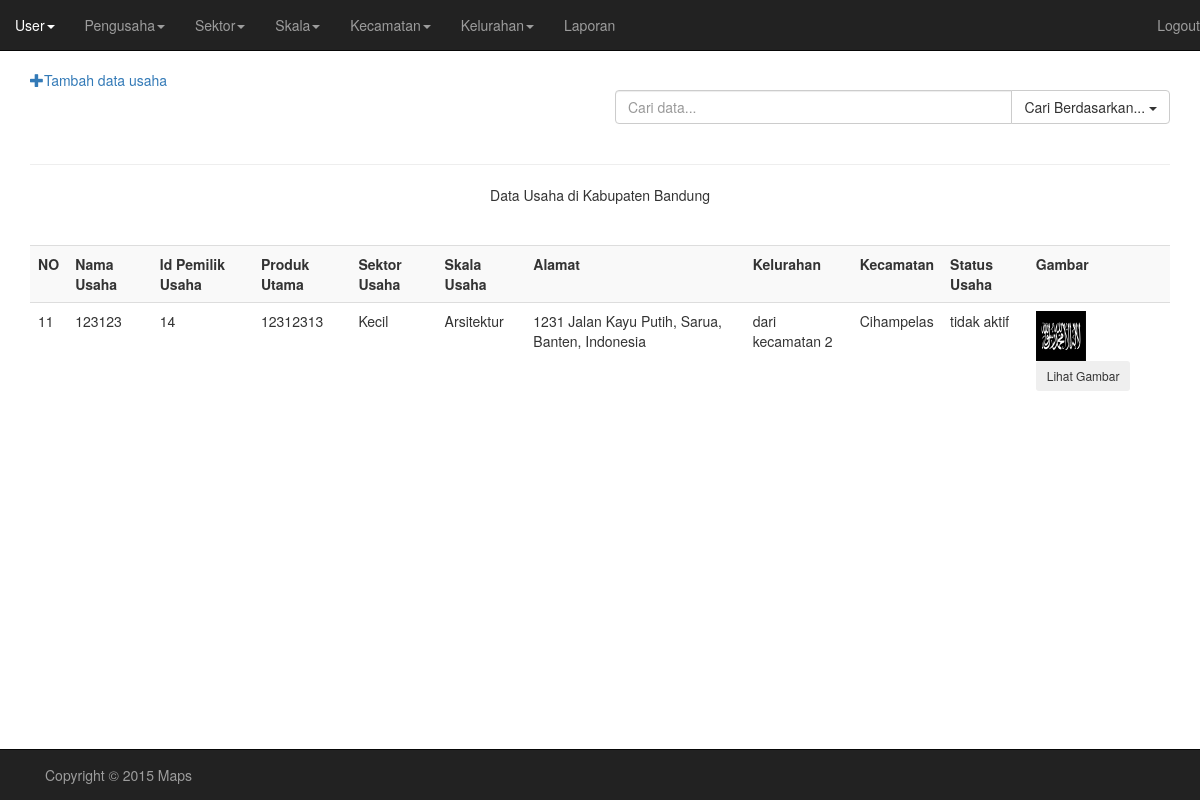
/Program/pengusaha/tampilUsahaBandung.php (signed in), run on the app's committed database.
### tables this page shows
CREATE TABLE IF NOT EXISTS `usaha` (
  `id_usaha` int(11) NOT NULL AUTO_INCREMENT,
  `nama_usaha` varchar(30) NOT NULL,
  `id_pengusaha` int(11) NOT NULL,
  `produk_utama` varchar(30) NOT NULL,
  `alamat_usaha` varchar(50) NOT NULL,
  `id_kelurahan` int(11) NOT NULL,
  `id_kecamatan` int(11) NOT NULL,
  `telp` varchar(13) NOT NULL,
  `lat` varchar(25) NOT NULL,
  `lng` varchar(25) NOT NULL,
  `peta_usaha` varchar(30) DEFAULT NULL,
  `id_skala` int(11) NOT NULL,
  `id_sektor` int(11) NOT NULL,
  `gambar1` varchar(40) NOT NULL,
  `gambar2` varchar(40) DEFAULT NULL,
  `gambar3` varchar(40) DEFAULT NULL,
  `gambar4` varchar(40) DEFAULT NULL,
  `gambar5` varchar(40) DEFAULT NULL,
  `status_usaha` varchar(12) NOT NULL DEFAULT 'tidak aktif',
  PRIMARY KEY (`id_usaha`),
  KEY `kecamatan` (`id_kecamatan`),
  KEY `kecamatan_2` (`id_kecamatan`),
  KEY `id_pengusaha` (`id_pengusaha`),
  KEY `id_desa` (`id_kelurahan`),
  KEY `id_skala` (`id_skala`),
  KEY `id_sektor` (`id_sektor`)
);

CREATE TABLE IF NOT EXISTS `skala_usaha` (
  `id_skala` int(11) NOT NULL AUTO_INCREMENT,
  `skala` varchar(10) NOT NULL,
  PRIMARY KEY (`id_skala`)
);

CREATE TABLE IF NOT EXISTS `sektor_usaha` (
  `id_sektor` int(11) NOT NULL AUTO_INCREMENT,
  `sektor` varchar(30) NOT NULL,
  PRIMARY KEY (`id_sektor`)
);

CREATE TABLE IF NOT EXISTS `kelurahan` (
  `id_kelurahan` int(11) NOT NULL AUTO_INCREMENT,
  `nama_kelurahan` varchar(20) NOT NULL,
  `id_kecamatan` int(11) NOT NULL,
  `lat` varchar(25) NOT NULL,
  `lng` varchar(25) NOT NULL,
  PRIMARY KEY (`id_kelurahan`),
  KEY `id_kecamatan` (`id_kecamatan`)
);

CREATE TABLE IF NOT EXISTS `kecamatan` (
  `id_kecamatan` int(11) NOT NULL AUTO_INCREMENT,
  `nama_kecamatan` varchar(20) NOT NULL,
  `lat` varchar(50) NOT NULL,
  `lng` varchar(50) NOT NULL,
  PRIMARY KEY (`id_kecamatan`)
);

### Program/pengusaha/tampilUsahaBandung.php (the view, shortened to what this page needs)
<!doctype html>
<html>
<head>
    <link href="../css/bootstrap.css" rel="stylesheet">
    <link href="../css/custom.css" rel="stylesheet">
</head>
<body>
<div class="container">
    <?php
        if(isset ($_SESSION['myusername'])){
	$sql_usaha = "SELECT u.*,kel.nama_kelurahan,kec.nama_kecamatan,sek.sektor,ska.skala
				 FROM usaha u join kelurahan kel on u.id_kelurahan=kel.id_kelurahan
										join kecamatan kec on u.id_kecamatan=kec.id_kecamatan
										join skala_usaha ska on u.id_skala=ska.id_skala
										join sektor_usaha sek on u.id_sektor=sek.id_sektor
										";
        $query = mysql_query($sql_usaha);
    echo '<a href="insert_usaha.php"><span class="glyphicon glyphicon-plus"></span>Tambah data usaha</a>';
    echo '<div class="row">
	  <div class="col-lg-6 pull-right">
		<div class="input-group">
		  <input type="text" class="form-control" aria-label="..." placeholder="Cari data...">
		  <div class="input-group-btn">
			<button type="button" class="btn btn-default dropdown-toggle" data-toggle="dropdown" aria-expanded="false">Cari Berdasarkan... <span class="caret"></span></button>
			<ul class="dropdown-menu dropdown-menu-right" role="menu">
			  <li><a href="#">Nama Usaha</a></li>
			  <li><a href="#">Sektor</a></li>
			  <li><a href="#">Skala Usaha</a></li>
			  <li class="divider"></li>
			  <li><a href="#">Separated link</a></li>
			</ul>
		  </div>
		</div>
	  </div>
	</div>';
		echo '<span class="glyphicon" ></span><hr><center>Data Usaha di Kabupaten Bandung</center>';
        echo '<br><br><table class="table table-striped">';
        echo '<tr>';
        echo '<th>NO</th>';
        echo '<th>Nama Usaha</th>';
        echo '<th>Id Pemilik Usaha</th>';
        echo '<th>Produk Utama</th>';
		echo '<th>Sektor Usaha</th>';
		echo '<th>Skala Usaha</th>';
		echo '<th>Alamat</th>';
		echo '<th>Kelurahan</th>';
		echo '<th>Kecamatan</th>';
		echo '<th>Status Usaha</th>';
		echo '<th>Gambar</th>';
        echo '</tr>';
        $i = 1;
        while($row = mysql_fetch_array($query))
        {
        ?>
             <tr>
             <form method = "post" action = "tampilPetaUsaha.php">
             <td> <?=$row['id_usaha']?><input type = "hidden" name = "id_usaha" value = "<?=$row['id_usaha']?>"></td>
             <td> <?=$row['nama_usaha']?><input type = "hidden" name = "nama_usaha" value = "<?=$row['nama_usaha']?>"></td>
			 <td> <?=$row['id_pengusaha']?><input type = "hidden" name = "id_pengusaha" value = "<?=$row['id_pengusaha']?>"></td>
			 <td> <?=$row['produk_utama']?><input type = "hidden" name = "produk_utama" value = "<?=$row['produk_utama']?>"></td>
			 <td> <?=$row['skala']?><input type = "hidden" name = "Skala" value = "<?=$row['skala']?>"></td>
			 <td> <?=$row['sektor']?><input type = "hidden" name = "sektor" value = "<?=$row['sektor']?>"></td>
			 <td> <?=$row['alamat_usaha']?><input type = "hidden" name = "alamat_usaha" value = "<?=$row['alamat_usaha']?>"></td>
			 <td> <?=$row['nama_kelurahan']?><input type = "hidden" name = "kelurahan" value = "<?=$row['nama_kelurahan']?>"></td>
			 <td> <?=$row['nama_kecamatan']?><input type = "hidden" name = "kecamatan" value = "<?=$row['nama_kecamatan']?>"></td>
			 <td> <?=$row['status_usaha']?><input type = "hidden" name = "status" value = "<?=$row['status_usaha']?>"></td>
            <td><img src="../<?=$row['gambar1']?>" height="50" width="50"/>
			<button type="button" class="btn btn-sm" data-toggle="modal" data-target="#myModal<?=$i?>">
			  Lihat Gambar
			</button>
			</td>
	</form>
    </tr>
    <?php
            $i++;
         }
         echo "</table>";
    echo '</div>';
}else{
    echo '<div class="alert alert-warning text-center" role="alert"><p>Anda tidak mempunyai hak akses</p></div>';
}
?>
    <div class="row">
        <div class="navbar navbar-inverse navbar-fixed-bottom ">
            <div class="container">
                <p class="navbar-text pull-left">Copyright &copy 2015 Maps</p>
            </div>
        </div>
    </div>
</body>
</html>

### Program/css/custom.css (style rules this page uses)
body { padding-top : 70px; padding-bottom : 70px; }

### data on the page
usaha: id_usaha "11", nama_usaha "123123", id_pengusaha "14", produk_utama "12312313", id_skala.skala "Kecil", id_sektor.sektor "Arsitektur", alamat_usaha "1231 Jalan Kayu Putih, Sarua, Banten, Indonesia", id_kelurahan.nama_kelurahan "dari kecamatan 2", id_kecamatan.nama_kecamatan "Cihampelas", status_usaha "tidak aktif", gambar1 (picture)
